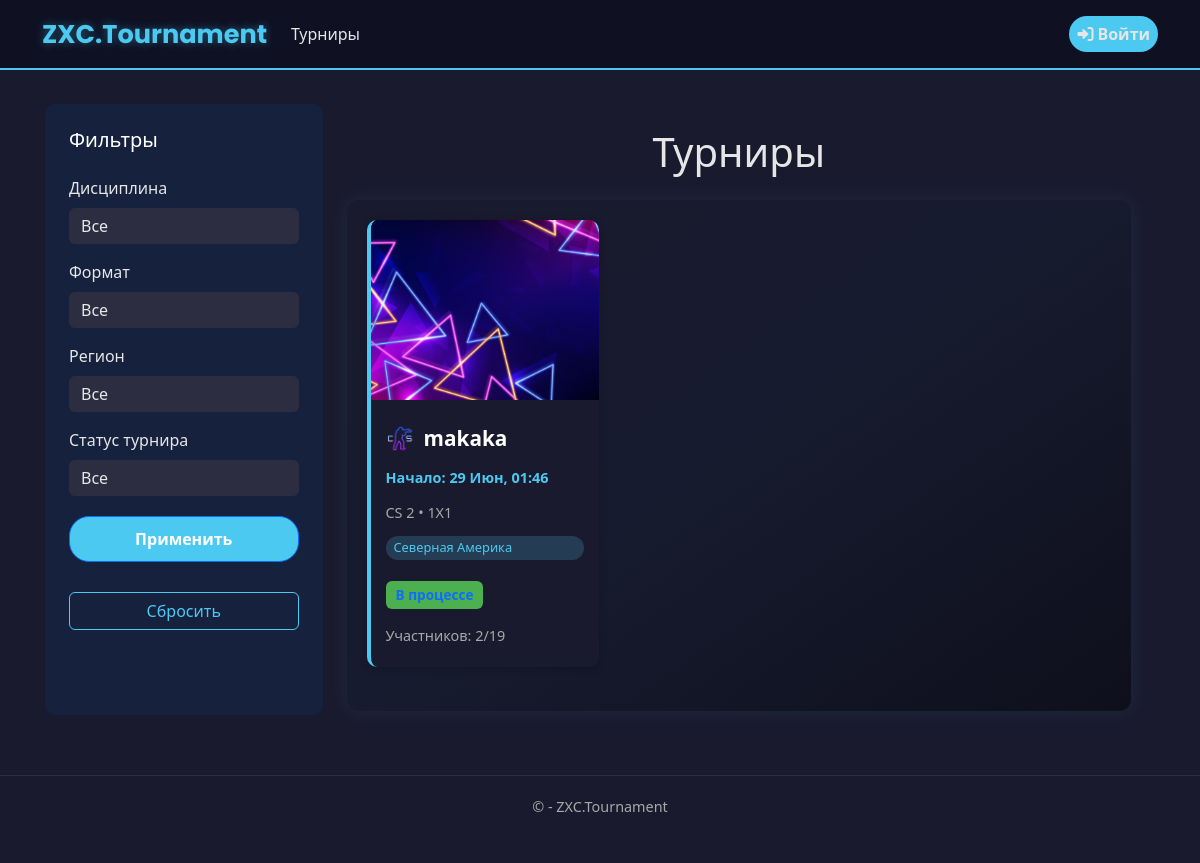
Before: /tournaments/ with the older database file.
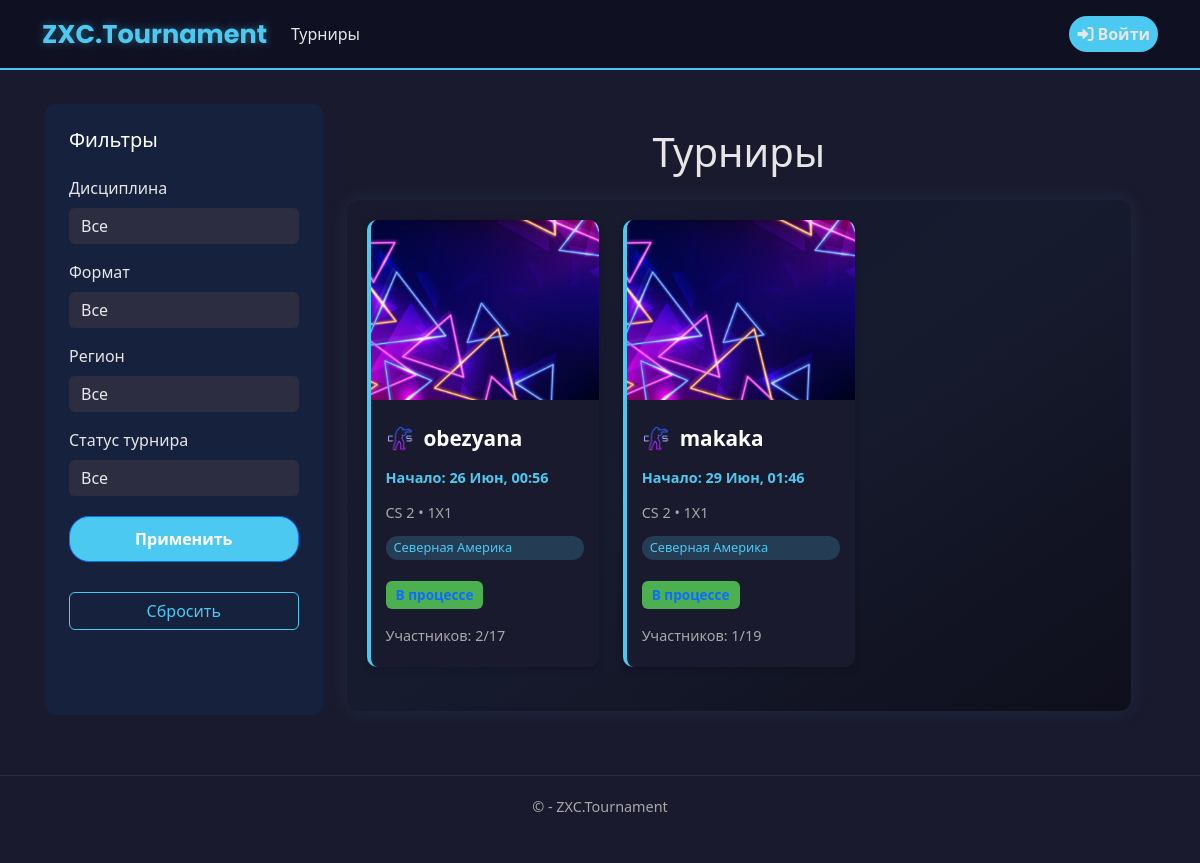
After: the same page with the newer database file.
### app/models.py (models this page shows, shortened)
class Tournament(models.Model):
    DISCIPLINE_CHOICES = [
        ('Dota 2', 'Dota 2'),
        ('CS 2', 'CS 2'),
        ('Valorant', 'Valorant'),
        ('LoL', 'League of Legends'),
    ]
    FORMAT_CHOICES = [
        ('1x1', '1x1'),
        ('2x2', '2x2'),
        ('3x3', '3x3'),
        ('5x5', '5x5'),
    ]
    TOURNAMENT_FORMAT_CHOICES = [
        ('single_elimination', 'Single Elimination'),
        ('double_elimination', 'Double Elimination'),
        ('round_robin', 'Round Robin'),
    ]
    TEAM_COUNT_CHOICES = [(i, str(i)) for i in range(2, 513)]
    LOCATION_CHOICES = [
        ('China', 'Китай'),
        ('Western Europe', 'Западная Европа'),
        ('Eastern Europe', 'Восточная Европа'),
        ('Southeast Asia', 'ЮВ Азия'),
        ('North America', 'Северная Америка'),
        ('South America', 'Южная Америка'),
    ]
    name = models.CharField(max_length=50, verbose_name="Название турнира")
    max_teams = models.IntegerField(choices=TEAM_COUNT_CHOICES, verbose_name="Максимальное количество команд")
    start_date = models.DateTimeField(verbose_name="Дата начала")
    discipline = models.CharField(max_length=50, choices=DISCIPLINE_CHOICES, verbose_name="Дисциплина")
    game_format = models.CharField(max_length=50, choices=FORMAT_CHOICES, verbose_name="Формат игры")
    tournament_format = models.CharField(max_length=50, choices=TOURNAMENT_FORMAT_CHOICES, verbose_name="Формат турнира", blank=True, null=True)
    location = models.CharField(max_length=50, choices=LOCATION_CHOICES, verbose_name="Локация")
    description = models.TextField(max_length=1000, verbose_name="Описание", blank=True, null=True)
    creator = models.ForeignKey(User, on_delete=models.CASCADE, verbose_name="Создатель")
    created_at = models.DateTimeField(default=timezone.now, verbose_name="Дата создания")
    is_active = models.BooleanField(default=True, verbose_name="Активный")
    registered_teams = models.ManyToManyField(
        'Team',
        through='TournamentRegistration',
        related_name='tournaments',
        blank=True,
        verbose_name="Зарегистрированные команды"
    )
    class Meta:
        ordering = ['-created_at']
        verbose_name = 'Турнир'
        verbose_name_plural = 'Турниры'
    def registered_teams_count(self):
        return self.registered_teams.count()
    def get_status(self):
        if hasattr(self, 'round_robin_table'):
            total_matches = RoundRobinMatch.objects.filter(table=self.round_robin_table).count()
            completed_matches = RoundRobinMatch.objects.filter(table=self.round_robin_table, is_completed=True).count()
            if completed_matches == total_matches and total_matches > 0:
                return 'completed'
            else:
                return 'in_progress'
    def get_status_display(self):
        status_map = {
            'planned': 'Запланирован',
            'in_progress': 'В процессе',
            'completed': 'Завершён'
        }
        return status_map.get(self.get_status(), 'Неизвестно')

class RoundRobinTable(models.Model):
    tournament = models.OneToOneField(Tournament, on_delete=models.CASCADE, related_name='round_robin_table')
    created_at = models.DateTimeField(auto_now_add=True)
    updated_at = models.DateTimeField(auto_now=True)
    class Meta:
        verbose_name = 'Таблица Round Robin'
        verbose_name_plural = 'Таблицы Round Robin'

### app/views.py (the view)
# urls.py: path('tournaments/', views.tournaments, name='tournaments'),
def tournaments(request):
    region = request.GET.get('region')
    discipline = request.GET.get('discipline')
    game_format = request.GET.get('game_format')
    status = request.GET.get('status')
    tournaments_qs = Tournament.objects.filter(is_active=True).order_by('-created_at')
    if region:
        tournaments_qs = tournaments_qs.filter(location=region)
    if discipline:
        tournaments_qs = tournaments_qs.filter(discipline=discipline)
    if game_format:
        tournaments_qs = tournaments_qs.filter(game_format=game_format)
    if status == 'upcoming':
        tournaments_qs = tournaments_qs.filter(start_date__gt=timezone.now())
    context = {
        'tournaments': tournaments_qs,
        'regions': Tournament.LOCATION_CHOICES,
        'disciplines': Tournament.DISCIPLINE_CHOICES,
        'game_formats': Tournament.FORMAT_CHOICES,
        'selected_region': region,
        'selected_discipline': discipline,
        'selected_game_format': game_format,
        'selected_status': status,
        'timezone': timezone,
        'title': 'Турниры',
    }
    return render(request, 'app/tournaments/tournaments.html', context)

### app/templates/app/tournaments/tournaments.html (shortened to what the changed rows need)
﻿{% extends "app/layout.html" %}
{% load static %}
{% block content %}
<div class="container-fluid">
    <div class="row">
        <div class="col-md-9 main-content px-4 py-4">
            <div class="header text-center mb-4">
                <h1 class="gradient-text">Турниры</h1>
            </div>
            <div class=" tournaments-container">
                {% if tournaments %}
                <div class="row">
                    {% for t in tournaments %}
                    <div class="col-md-6 col-lg-4 mb-4">
                        <a href="/tournaments/{{ t.id }}/" style="text-decoration: none;">
                            <div class="tournament-card h-100 w-100 d-block">
                                <img src="{% static 'app/images/default-tournament.jpg' %}" class="tournament-img" alt="Tournament Image">
                                <div class="tournament-body">
                                    <div class="tournament-title mt-2 d-flex align-items-center">
                                        <img src="{% static 'app/images/'|add:t.discipline|lower|add:'.png' %}" alt="{{ t.discipline }}" class="tournament-game-icon me-2">
                                        {{ t.name }}
                                    </div>
                                    <div class="tournament-meta tournament-date">Начало: {{ t.start_date|date:"d M, H:i" }}</div>
                                    <div class="tournament-meta">{{ t.get_discipline_display }} • {{ t.game_format|upper }}</div>
                                    <div class="tournament-tag">{{ t.get_location_display }}</div>
                                    <div class="d-flex align-items-center my-2">
                                        <span class="status-badge
                                            {% if t.get_status == 'planned' %}status-upcoming
                                            {% elif t.get_status == 'in_progress' %}status-in-progress
                                            {% elif t.get_status == 'completed' %}status-completed{% endif %}">
                                            {{ t.get_status_display }}
                                        </span>
                                    </div>
                                    <div class="tournament-meta">Участников: {{ t.registered_teams_count }}/{{ t.max_teams }}</div>
                                </div>
                            </div>
                        </a>
                    </div>
                    {% endfor %}
                </div>
                {% else %}
                <div class="text-center mt-5">
                    <p class="text-muted">Нет активных турниров</p>
                </div>
                {% endif %}
            </div>
        </div>
    </div>
</div>
{% endblock %}

Changed rows visible on the page:
added Tournament: name "obezyana", start_date "26 Июн, 00:56", discipline "CS 2", game_format "1X1", location "Северная Америка", status "В процессе", registered_teams_count "2", max_teams "17"
computed for Tournament "makaka": registered_teams_count "2" → "1"
